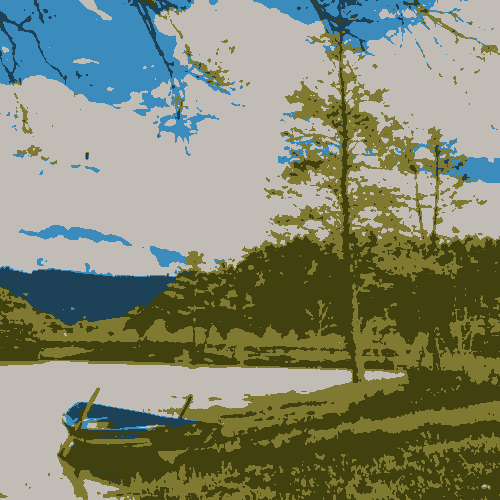
#> input picture kmeans.png, 500 x 500 px
$ jupyter execute 'Principal_Component_analysis(Scratch).ipynb'
#> lines starting #> are read from the running program, lines starting #| are printed output that depends on the picture
$$Importing\;neccessary\;libraries:$$

[cell 1]
import numpy as np
import cv2
import os
import matplotlib.pyplot as plt
import random as rd
import math
from numpy.linalg import eig
from numpy import array
from numpy import mean
from numpy import cov

$$Visualizing\;the\;data:Applying\;PCA\;on\;image\;to\;reduce\;redudancies\;in\;an\;image\;patch.$$

[cell 2]
data=cv2.imread('kmeans.png')
#> data is the input picture: shape (500, 500, 3); mean B, G, R 111.6, 134.9, 129.6
plt.imshow(data[:,:,[2,1,0]])

$$Taking\;a\;small\;image\;patch\;of\;size\;10x10\;i.e\;at\;pixels\;between\;450\;and\;500\; in\;orginal\;image\;in\;both\;y\;and\;x\;directions:$$

[cell 3]
data_matrix=list()
for i in range(np.shape(data)[0]-50,np.shape(data)[0]):
  for j in range(np.shape(data)[1]-50,np.shape(data)[1]):
    data_matrix.append(data[i][j])
#> after the loop, data_matrix = 2500 items, first 6: [15, 65, 65], [15, 65, 65], [15, 65, 65], [50, 121, 127], [50, 121, 127], [50, 121, 127]

data_matrix=np.transpose(data_matrix)

$$Standardizing\;the\;data\;to\;calculate\;covaraince\;matrix:$$

[cell 4]
data_matrix=np.array(data_matrix)
mean_column=mean(data_matrix, axis=1)
#> mean_column = [21.2, 74.36, 75.32]
mean_data_matrix=list()
for i in range(np.shape(data_matrix)[1]):
  mean_data_matrix.append(mean_column)
#> after the loop, mean_data_matrix = 2500 items, first 6: [21.2, 74.36, 75.32], [21.2, 74.36, 75.32], [21.2, 74.36, 75.32], [21.2, 74.36, 75.32], [21.2, 74.36, 75.32], [21.2, 74.36, 75.32]

zm_data_matrix=data_matrix-np.transpose(mean_data_matrix)

$$\;Calculating\;the\;covariance\;matrix\;of\;data\;matrix.$$

[cell 5]
covariance_matrix=np.dot(zm_data_matrix,np.transpose(zm_data_matrix))/np.shape(data_matrix)[1]
#> covariance_matrix = [[259, 328, 358], [328, 466.1, 513.3], [358, 513.3, 565.9]]

$$\;Calculating\;the\;eigen\;values\;of\;covariance\;matrix.$$
$$Transforming\;the\;data:
Y=PX
\;where\;P=matrix\;consisting\;of\;eigen\;vectors.$$

[cell 6]
values,vectors=eig(covariance_matrix)
#> values = [1265.8, 25.08, 0.152]; vectors = [[0.434, 0.898, 0.0751], [0.606, -0.23, -0.762], [0.666, -0.376, 0.644]]
e_matrix=vectors
#> e_matrix has the same summary as vectors

transformed_data_matrix=np.dot(np.transpose(e_matrix),data_matrix)

$$Checking\;whether\;the\;algorithm\;working\;as\;intended:\;If \;algorithm\;works\;properly\;then\;covariance\;matrix\;of\; transformed\; data\;matrix\;(Y=PX)should\;be\;a\;diagonal\;matrix\;(Since\;we\;decorrelate\;the\;data)and\;the\; diagonal \;should\;consist\;of\;eigen\;values\;of\;covariance\;matrix.$$

[cell 7]
mean_column1=mean(transformed_data_matrix, axis=1)
#> mean_column1 = [104.5, -26.38, -6.57]
mean_transformed_data_matrix=list()
for i in range(np.shape(data_matrix)[1]):
  mean_transformed_data_matrix.append(mean_column1)
#> after the loop, mean_transformed_data_matrix = 2500 items, first 6: [104.5, -26.38, -6.57], [104.5, -26.38, -6.57], [104.5, -26.38, -6.57], [104.5, -26.38, -6.57], [104.5, -26.38, -6.57], [104.5, -26.38, -6.57]

zm_transformed_data_matrix=transformed_data_matrix-np.transpose(mean_transformed_data_matrix)

$$covariance\;matrix\;of\;transformed\;data\;matrix:$$

[cell 8]
#covariance matrix of tranformed data matrix:
transformed_covariance_matrix=np.dot(zm_transformed_data_matrix,np.transpose(zm_transformed_data_matrix))/(np.shape(data_matrix)[1])
#> transformed_covariance_matrix = [[1265.8, -7.61e-13, -1.49e-12], [-7.61e-13, 25.08, 7.4e-13], [-1.49e-12, 7.4e-13, 0.152]]
print(transformed_covariance_matrix)
#| [[ 1.26580938e+03 -7.61065166e-13 -1.48723984e-12]
#|  [-7.61065166e-13  2.50843625e+01  7.39944284e-13]
#|  [-1.48723984e-12  7.39944284e-13  1.51946610e-01]]
print('eigen values:')
print(values)
#| [1.26580938e+03 2.50843625e+01 1.51946610e-01]

$$So\;algorithm\;worked\;properly\;since\;the\;covaraince\; matrix\;of\;transformed\;data\;matrix\;is\;a\;(almost)\;diagonal\;matrix.The\;elements\;other\;than\;diagonal\;elements\;are\;very\;less(nearly\;zero).The\;diagonal \;elements\;of\;matrix\;are\;equal\;to\;eigen\;values.$$

$$\;Image\;patch\;from\;transformed\;data\;matrix$$

[cell 9]
transformed_image_patch=list()
k=0
for i in range(50):
  l=list()
  for j in range(50):
    l.append(np.transpose(transformed_data_matrix)[k])
    k+=1
  transformed_image_patch.append(np.array(l))
#> after the loop, k = 2500; transformed_image_patch = 50 items

transformed_image_patch=np.array(transformed_image_patch)
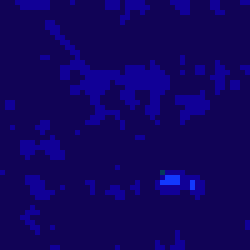
#> transformed_image_patch: shape (50, 50, 3) float64 (shown 5 times larger); mean of channels 0, 1, 2 104.5, -26.4, -6.6; drawn with min black and max white

$$Transformed\;image\;patch:$$

[cell 10]
print('original patch:')
plt.imshow(data[450:500,450:500][:,:,[2,1,0]])
plt.show()
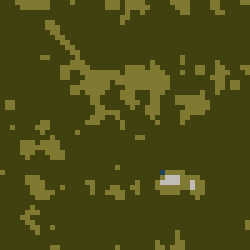
#> shown: shape (50, 50, 3) (shown 5 times larger); mean R, G, B 75.3, 74.4, 21.2
print('tranformed patch:')
plt.imshow(transformed_image_patch[:,:,[2,1,0]])
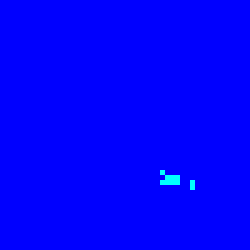
#> shown: shape (50, 50, 3) float64 (shown 5 times larger); mean R, G, B 0, 0.004, 1
